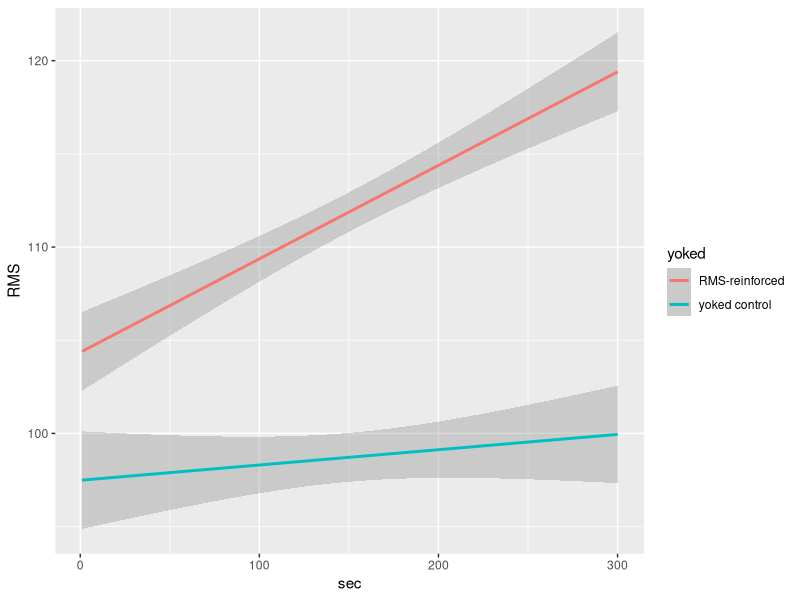

The R source for this figure: (Note: this script raises an error after producing the figure.)
library(lme4)
library(lmerTest)
library(ggplot2)

setwd('/Users/Bubba/Desktop/COGS195/Github/RattleNN')
rattledata = read.csv('data.csv')
colnames(rattledata) = c("run","yoked","sec","RMS","f")
rattledata$yoked[rattledata$yoked==0] = "RMS-reinforced"
rattledata$yoked[rattledata$yoked==1] = "yoked control"

rattlelm = lmer(scale(RMS) ~ (1|run) + yoked + scale(sec) + yoked*scale(sec), data = rattledata)
summary(rattlelm)

qplot(sec,RMS,data=rattledata,geom=c("smooth"),method ="lm",formula=y~x,color=yoked)
quartz.save("rattleresults.pdf",type="pdf")

plot(rattledata$f,rattledata$RMS,xlab="f",ylab="RMS")
quartz.save("RMSvsf.pdf",type="pdf")
